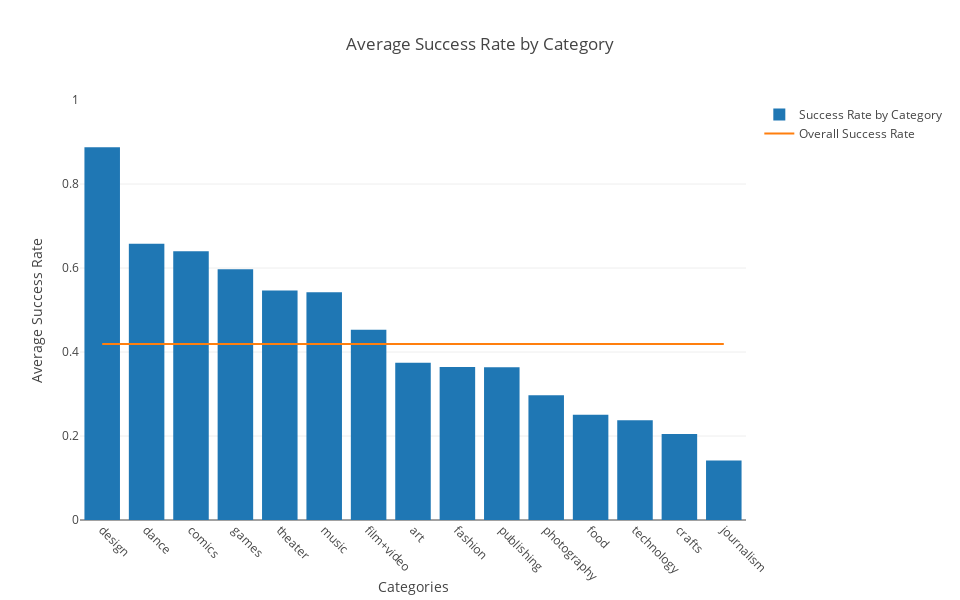

The cell this chart's notebook holds for it:
### Code cell
df_select_cats = df_select_cats.sort_values(by=['status'], ascending=False)

data = [
    go.Bar(
        x=df_select_cats['Categories'],
        y=df_select_cats['status'],
        name='Success Rate by Category'
    ),
    go.Scatter(
        x=df_select_cats['Categories'],
        y=[success_rate for cat in df_select_cats['Categories']],
        mode='lines',
        name='Overall Success Rate'
    )
]

layout = go.Layout(
    title='Average Success Rate by Category',
    yaxis={'title': 'Average Success Rate', 'range': [0,1]},
    xaxis={'title': 'Categories', 'tickangle': 45},
    autosize=False,
    width=960,
    height=600,
    hovermode='closest'
)

fig = go.Figure(data=data, layout=layout)
plot(fig, filename='avg-success-rate-by-category')

### Figure 1 — Plotly figure (JSON) as saved in the notebook; plotly's stock layout.template omitted (floating-point values rounded to 4 significant figures)
{"data": [{"name": "Success Rate by Category", "type": "bar", "x": ["design", "dance", "comics", "games", "theater", "music", "film+video", "art", "fashion", "publishing", "photography", "food", "technology", "crafts", "journalism"], "y": [0.8877, 0.6575, 0.64, 0.5972, 0.5466, 0.5423, 0.4531, 0.3745, 0.3644, 0.3638, 0.2973, 0.2503, 0.2373, 0.205, 0.1419]}, {"mode": "lines", "name": "Overall Success Rate", "type": "scatter", "x": ["design", "dance", "comics", "games", "theater", "music", "film+video", "art", "fashion", "publishing", "photography", "food", "technology", "crafts", "journalism"], "y": [0.4193, 0.4193, 0.4193, 0.4193, 0.4193, 0.4193, 0.4193, 0.4193, 0.4193, 0.4193, 0.4193, 0.4193, 0.4193, 0.4193, 0.4193]}], "layout": {"autosize": false, "height": 600, "hovermode": "closest", "title": "Average Success Rate by Category", "width": 960, "xaxis": {"tickangle": 45, "title": "Categories"}, "yaxis": {"range": [0, 1], "title": "Average Success Rate"}}}
